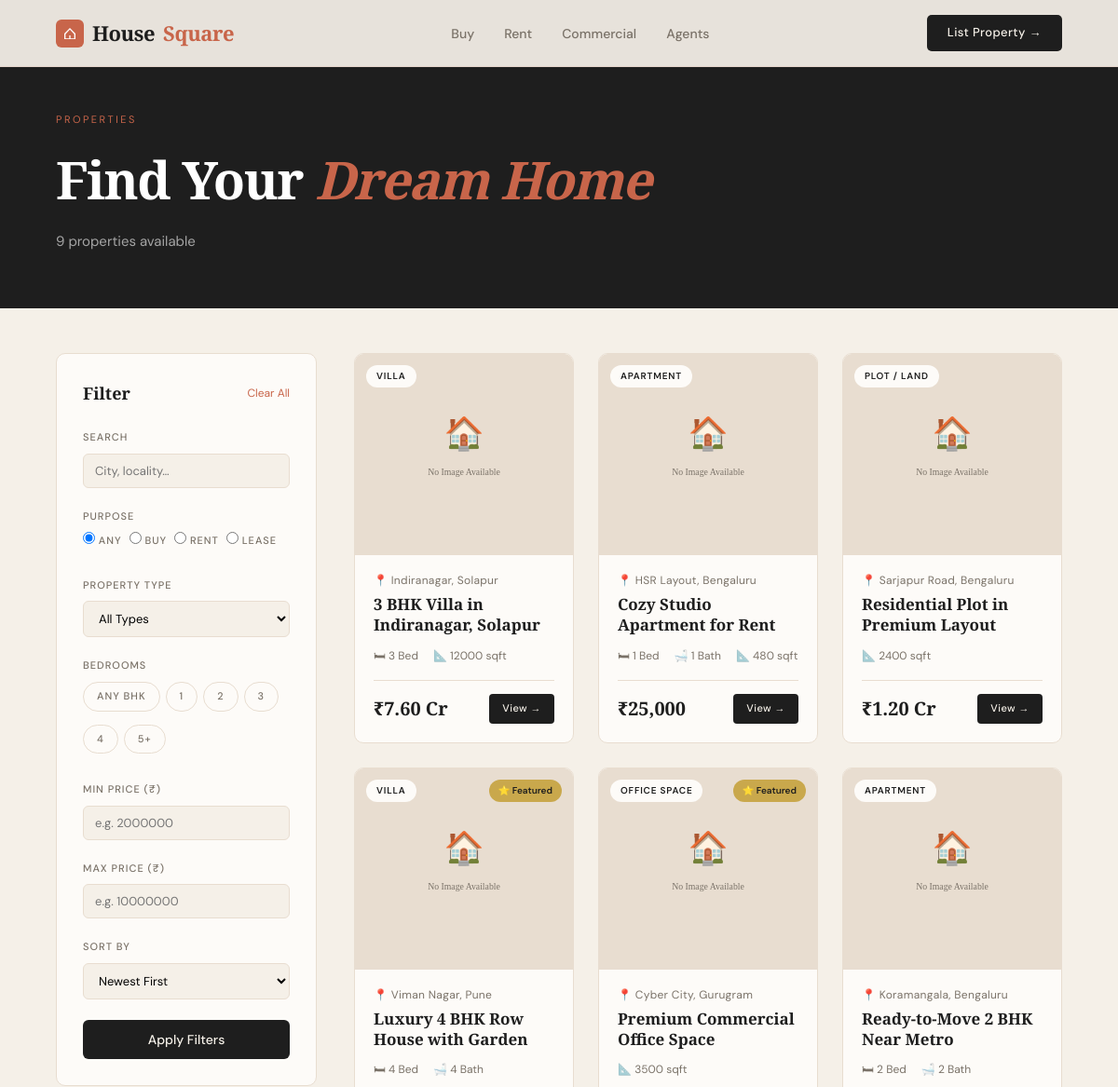
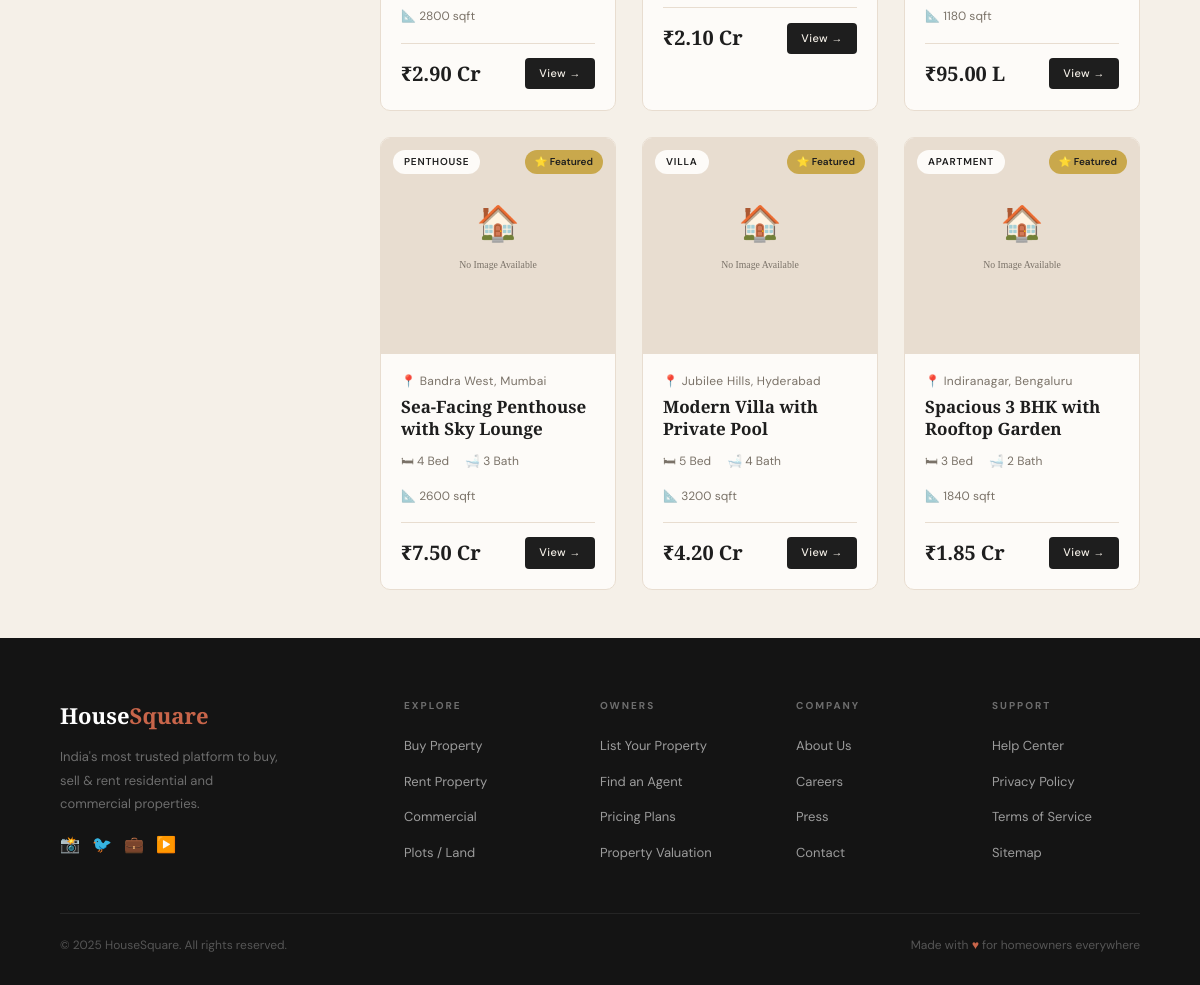
Page /properties/ on the committed database (2 pictures, top to bottom).
### listings/models.py (models this page shows, shortened)
class Property(models.Model):
    PROPERTY_TYPES = [
        ('apartment', 'Apartment'),
        ('villa',     'Villa'),
        ('plot',      'Plot / Land'),
        ('penthouse', 'Penthouse'),
        ('commercial','Commercial'),
        ('office',    'Office Space'),
        ('shop',      'Shop / Showroom'),
        ('warehouse', 'Warehouse'),
    ]
    LISTING_PURPOSE = [
        ('sale',  'For Sale'),
        ('rent',  'For Rent'),
        ('lease', 'For Lease'),
    ]
    STATUS_CHOICES = [
        ('available',  'Available'),
        ('under_offer','Under Offer'),
        ('sold',       'Sold'),
        ('rented',     'Rented'),
    ]
    FURNISHING = [
        ('unfurnished',       'Unfurnished'),
        ('semi_furnished',    'Semi-Furnished'),
        ('fully_furnished',   'Fully Furnished'),
    ]
    FACING = [
        ('north', 'North'),
        ('south', 'South'),
        ('east',  'East'),
        ('west',  'West'),
        ('ne',    'North-East'),
        ('nw',    'North-West'),
        ('se',    'South-East'),
        ('sw',    'South-West'),
    ]
    id             = models.UUIDField(primary_key=True, default=uuid.uuid4, editable=False)
    title          = models.CharField(max_length=200)
    slug           = models.SlugField(max_length=220, unique=True, blank=True)
    description    = models.TextField()
    property_type  = models.CharField(max_length=20, choices=PROPERTY_TYPES)
    purpose        = models.CharField(max_length=10, choices=LISTING_PURPOSE, default='sale')
    status         = models.CharField(max_length=15, choices=STATUS_CHOICES, default='available')
    address        = models.CharField(max_length=300)
    locality       = models.CharField(max_length=150)
    city           = models.ForeignKey(City, on_delete=models.SET_NULL, null=True)
    pincode        = models.CharField(max_length=10, blank=True)
    latitude       = models.DecimalField(max_digits=9, decimal_places=6, null=True, blank=True)
    longitude      = models.DecimalField(max_digits=9, decimal_places=6, null=True, blank=True)
    price          = models.DecimalField(max_digits=14, decimal_places=2)
    price_negotiable = models.BooleanField(default=False)
    maintenance_charges = models.DecimalField(max_digits=8, decimal_places=2, null=True, blank=True)
    bedrooms       = models.PositiveSmallIntegerField(null=True, blank=True)
    bathrooms      = models.PositiveSmallIntegerField(null=True, blank=True)
    balconies      = models.PositiveSmallIntegerField(null=True, blank=True)
    parking_spots  = models.PositiveSmallIntegerField(default=0)
    floor_number   = models.PositiveSmallIntegerField(null=True, blank=True)
    total_floors   = models.PositiveSmallIntegerField(null=True, blank=True)
    built_up_area  = models.DecimalField(max_digits=10, decimal_places=2, help_text='sqft')
    carpet_area    = models.DecimalField(max_digits=10, decimal_places=2, null=True, blank=True, help_text='sqft')
    plot_area      = models.DecimalField(max_digits=10, decimal_places=2, null=True, blank=True, help_text='sqft')
    furnishing     = models.CharField(max_length=20, choices=FURNISHING, default='unfurnished')
    facing         = models.CharField(max_length=5, choices=FACING, blank=True)
    age_of_property= models.PositiveSmallIntegerField(null=True, blank=True, help_text='years')
    has_gym        = models.BooleanField(default=False)
    has_pool       = models.BooleanField(default=False)
    has_security   = models.BooleanField(default=False)
    has_lift       = models.BooleanField(default=False)
    has_garden     = models.BooleanField(default=False)
    has_clubhouse  = models.BooleanField(default=False)
    has_power_backup = models.BooleanField(default=False)
    pet_friendly   = models.BooleanField(default=False)
    cover_image    = models.ImageField(upload_to='properties/', blank=True, null=True)
    agent          = models.ForeignKey(Agent, on_delete=models.SET_NULL, null=True, blank=True, related_name='properties')
    owner_name     = models.CharField(max_length=120, blank=True)
    owner_phone    = models.CharField(max_length=20, blank=True)
    owner_email    = models.EmailField(blank=True)
    is_featured    = models.BooleanField(default=False)
    is_verified    = models.BooleanField(default=False)
    views_count    = models.PositiveIntegerField(default=0)
    created_at     = models.DateTimeField(auto_now_add=True)
    updated_at     = models.DateTimeField(auto_now=True)
    class Meta:
        verbose_name_plural = "Properties"
        ordering = ['-created_at']
    def get_absolute_url(self):
        return reverse('listings:detail', kwargs={'slug': self.slug})
    @property
    def formatted_price(self):
        price = float(self.price)
        if price >= 10_000_000:
            return f"₹{price/10_000_000:.2f} Cr"
        elif price >= 100_000:
            return f"₹{price/100_000:.2f} L"
        else:
            return f"₹{price:,.0f}"

class City(models.Model):
    name = models.CharField(max_length=100)
    state = models.CharField(max_length=100)
    class Meta:
        verbose_name_plural = "Cities"
        ordering = ['name']

### listings/views.py (the view)
# urls.py: path('properties/',         views.listing_list,   name='list'),
def listing_list(request):
    form        = PropertySearchForm(request.GET or None)
    properties  = Property.objects.filter(status='available')
    if form.is_valid():
        q = form.cleaned_data.get('q')
        if q:
            properties = properties.filter(
                Q(title__icontains=q) |
                Q(locality__icontains=q) |
                Q(city__name__icontains=q) |
                Q(description__icontains=q)
            )
        ptype = form.cleaned_data.get('property_type')
        if ptype:
            properties = properties.filter(property_type=ptype)
        purpose = form.cleaned_data.get('purpose')
        if purpose:
            properties = properties.filter(purpose=purpose)
        bedrooms = form.cleaned_data.get('bedrooms')
        if bedrooms:
            if bedrooms == '5':
                properties = properties.filter(bedrooms__gte=5)
            else:
                properties = properties.filter(bedrooms=int(bedrooms))
        min_price = form.cleaned_data.get('min_price')
        if min_price:
            properties = properties.filter(price__gte=min_price)
        max_price = form.cleaned_data.get('max_price')
        if max_price:
            properties = properties.filter(price__lte=max_price)
        sort = form.cleaned_data.get('sort') or '-created_at'
        properties = properties.order_by(sort)
    else:
        properties = properties.order_by('-created_at')
    paginator = Paginator(properties, 9)
    page_obj  = paginator.get_page(request.GET.get('page'))
    return render(request, 'listings/listing_list.html', {
        'form':     form,
        'page_obj': page_obj,
        'total':    properties.count(),
    })

### listings/forms.py
class PropertySearchForm(forms.Form):
    SORT_CHOICES = [
        ('-created_at', 'Newest First'),
        ('price',       'Price: Low to High'),
        ('-price',      'Price: High to Low'),
        ('-views_count','Most Viewed'),
    ]
    q             = forms.CharField(required=False, label='Search', widget=forms.TextInput(attrs={'placeholder': 'City, locality, or keyword…'}))
    property_type = forms.ChoiceField(required=False, choices=[('', 'All Types')] + Property.PROPERTY_TYPES)
    purpose       = forms.ChoiceField(required=False, choices=[('', 'Buy / Rent')] + Property.LISTING_PURPOSE)
    bedrooms      = forms.ChoiceField(required=False, choices=[('', 'Any BHK'), ('1','1'), ('2','2'), ('3','3'), ('4','4'), ('5','5+')])
    min_price     = forms.DecimalField(required=False, label='Min Price')
    max_price     = forms.DecimalField(required=False, label='Max Price')
    sort          = forms.ChoiceField(required=False, choices=SORT_CHOICES)

### templates/listings/listing_list.html (shortened to what this page needs)
{% extends 'base.html' %}
{% load static %}
{% block content %}
<div class="page-hero-small">
  <div>
    <div class="section-tag">Properties</div>
    <h1 class="page-title">Find Your <em>Dream Home</em></h1>
    <p class="page-sub">{{ total }} propert{{ total|pluralize:"y,ies" }} available</p>
  </div>
</div>
<div class="list-layout">
  <aside class="filter-sidebar">
    <div class="sidebar-header">
      <h3>Filter</h3>
      <a href="{% url 'listings:list' %}" class="clear-filters">Clear All</a>
    </div>
    <form method="get" action="{% url 'listings:list' %}" id="filterForm">
      <div class="filter-group">
        <label>Search</label>
        <input type="text" name="q" value="{{ form.q.value|default:'' }}" placeholder="City, locality…" class="filter-input">
      </div>
      <div class="filter-group">
        <label>Purpose</label>
        <div class="radio-group">
          <label class="radio-opt"><input type="radio" name="purpose" value="" {% if not form.purpose.value %}checked{% endif %}> Any</label>
          <label class="radio-opt"><input type="radio" name="purpose" value="sale" {% if form.purpose.value == 'sale' %}checked{% endif %}> Buy</label>
          <label class="radio-opt"><input type="radio" name="purpose" value="rent" {% if form.purpose.value == 'rent' %}checked{% endif %}> Rent</label>
          <label class="radio-opt"><input type="radio" name="purpose" value="lease" {% if form.purpose.value == 'lease' %}checked{% endif %}> Lease</label>
        </div>
      </div>
      <div class="filter-group">
        <label>Property Type</label>
        <select name="property_type" class="filter-select" onchange="this.form.submit()">
          <option value="">All Types</option>
        </select>
      </div>
      <div class="filter-group">
        <label>Bedrooms</label>
        <div class="bhk-options">
          {% for val, label in form.fields.bedrooms.choices %}
          <label class="bhk-opt {% if form.bedrooms.value == val %}active{% endif %}">
            {{ label }}
          </label>
          {% endfor %}
        </div>
      </div>
      <div class="filter-group">
        <label>Min Price (₹)</label>
        <input type="number" name="min_price" value="{{ form.min_price.value|default:'' }}" placeholder="e.g. 2000000" class="filter-input">
      </div>
      <div class="filter-group">
        <label>Max Price (₹)</label>
        <input type="number" name="max_price" value="{{ form.max_price.value|default:'' }}" placeholder="e.g. 10000000" class="filter-input">
      </div>
      <div class="filter-group">
        <label>Sort By</label>
        <select name="sort" class="filter-select">
          <option value="-created_at" {% if form.sort.value == '-created_at' %}selected{% endif %}>Newest First</option>
        </select>
      </div>
      <button type="submit" class="filter-apply-btn">Apply Filters</button>
    </form>
  </aside>
  <div class="list-main">
    {% if page_obj.object_list %}
      <div class="listings-grid">
        {% for prop in page_obj %}
        <div class="listing-card">
          <a href="{{ prop.get_absolute_url }}" class="card-link">
            <div class="card-img">
              {% if prop.cover_image %}
                <img src="{{ prop.cover_image.url }}" alt="{{ prop.title }}" loading="lazy">
              {% else %}
                <img src="{% static 'assets/images/placeholder.svg' %}" alt="{{ prop.title }}" loading="lazy">
              {% endif %}
              <span class="card-type-badge">{{ prop.get_property_type_display }}</span>
              {% if prop.is_featured %}<span class="card-featured-badge">⭐ Featured</span>{% endif %}
            </div>
            <div class="card-body">
              <div class="card-address">📍 {{ prop.locality }}{% if prop.city %}, {{ prop.city.name }}{% endif %}</div>
              <div class="card-title">{{ prop.title }}</div>
              <div class="card-features">
                {% if prop.bedrooms %}<span class="feat">🛏 {{ prop.bedrooms }} Bed</span>{% endif %}
                {% if prop.bathrooms %}<span class="feat">🛁 {{ prop.bathrooms }} Bath</span>{% endif %}
                {% if prop.built_up_area %}<span class="feat">📐 {{ prop.built_up_area|floatformat:0 }} sqft</span>{% endif %}
              </div>
              <div class="card-footer">
                <div class="card-price-tag">{{ prop.formatted_price }}</div>
                <span class="card-btn">View →</span>
              </div>
            </div>
          </a>
        </div>
        {% endfor %}
      </div>
    {% endif %}
  </div>
</div>
{% endblock %}

### templates/base.html (shortened to what this page needs)
{% load static %}
<!DOCTYPE html>
<html lang="en">
<head>
  <link rel="stylesheet" href="{% static 'css/style.css' %}">
</head>
<body>
  {% include 'includes/navbar.html' %}
  <main>
    {% block content %}{% endblock %}
  </main>
  {% include 'includes/footer.html' %}
</body>
</html>

### templates/includes/navbar.html (shortened to what this page needs)
{% load static %}
<nav class="navbar" id="navbar">
  <a href="{% url 'listings:home' %}" class="logo">
    <div class="logo-icon">
      <svg viewBox="0 0 24 24" fill="white"><path d="M3 12L12 3l9 9v9H3V12zm2 1v7h6v-5h2v5h6v-7L12 5.5 5 13z"/></svg>
    </div>
    House<span>Square</span>
  </a>
  <ul class="nav-links" id="navLinks">
    <li><a href="{% url 'listings:list' %}?purpose=sale">Buy</a></li>
    <li><a href="{% url 'listings:list' %}?purpose=rent">Rent</a></li>
    <li><a href="{% url 'listings:list' %}?property_type=commercial">Commercial</a></li>
    <li><a href="{% url 'listings:agents' %}">Agents</a></li>
  </ul>
  <div class="nav-actions">
    <a href="{% url 'listings:enlist' %}" class="nav-cta">List Property →</a>
  </div>
</nav>

### templates/includes/footer.html
{% load static %}
<footer class="footer">
  <div class="footer-top">
    <div class="footer-brand">
      <div class="footer-logo">House<span>Square</span></div>
      <p class="footer-desc">India's most trusted platform to buy, sell &amp; rent residential and commercial properties.</p>
      <div class="footer-socials">
        <a href="#" aria-label="Instagram">📸</a>
        <a href="#" aria-label="Twitter">🐦</a>
        <a href="#" aria-label="LinkedIn">💼</a>
        <a href="#" aria-label="YouTube">▶️</a>
      </div>
    </div>
    <div class="footer-col">
      <h4>Explore</h4>
      <ul>
        <li><a href="{% url 'listings:list' %}?purpose=sale">Buy Property</a></li>
        <li><a href="{% url 'listings:list' %}?purpose=rent">Rent Property</a></li>
        <li><a href="{% url 'listings:list' %}?property_type=commercial">Commercial</a></li>
        <li><a href="{% url 'listings:list' %}?property_type=plot">Plots / Land</a></li>
      </ul>
    </div>
    <div class="footer-col">
      <h4>Owners</h4>
      <ul>
        <li><a href="{% url 'listings:enlist' %}">List Your Property</a></li>
        <li><a href="{% url 'listings:agents' %}">Find an Agent</a></li>
        <li><a href="#">Pricing Plans</a></li>
        <li><a href="#">Property Valuation</a></li>
      </ul>
    </div>
    <div class="footer-col">
      <h4>Company</h4>
      <ul>
        <li><a href="#">About Us</a></li>
        <li><a href="#">Careers</a></li>
        <li><a href="#">Press</a></li>
        <li><a href="#">Contact</a></li>
      </ul>
    </div>
    <div class="footer-col">
      <h4>Support</h4>
      <ul>
        <li><a href="#">Help Center</a></li>
        <li><a href="#">Privacy Policy</a></li>
        <li><a href="#">Terms of Service</a></li>
        <li><a href="#">Sitemap</a></li>
      </ul>
    </div>
  </div>
  <div class="footer-bottom">
    <div class="footer-copy">© 2025 HouseSquare. All rights reserved.</div>
    <div class="footer-mark">Made with <span>♥</span> for homeowners everywhere</div>
  </div>
</footer>

### rows in the picture
Property: property_type "VILLA", locality "Indiranagar", city.name "Solapur", title "3 BHK Villa in Indiranagar, Solapur", bedrooms "3", built_up_area "12000", formatted_price "₹7.60 Cr"
Property: property_type "APARTMENT", locality "HSR Layout", city.name "Bengaluru", title "Cozy Studio Apartment for Rent", bedrooms "1", bathrooms "1", built_up_area "480", formatted_price "₹25,000"
Property: property_type "PLOT / LAND", locality "Sarjapur Road", city.name "Bengaluru", title "Residential Plot in Premium Layout", built_up_area "2400", formatted_price "₹1.20 Cr"
Property: property_type "VILLA", is_featured "⭐ Featured", locality "Viman Nagar", city.name "Pune", title "Luxury 4 BHK Row House with Garden", bedrooms "4", bathrooms "4", built_up_area "2800", formatted_price "₹2.90 Cr"
Property: property_type "OFFICE SPACE", is_featured "⭐ Featured", locality "Cyber City", city.name "Gurugram", title "Premium Commercial Office Space", built_up_area "3500", formatted_price "₹2.10 Cr"
Property: property_type "APARTMENT", locality "Koramangala", city.name "Bengaluru", title "Ready-to-Move 2 BHK Near Metro", bedrooms "2", bathrooms "2", built_up_area "1180", formatted_price "₹95.00 L"
Property: property_type "PENTHOUSE", is_featured "⭐ Featured", locality "Bandra West", city.name "Mumbai", title "Sea-Facing Penthouse with Sky Lounge", bedrooms "4", bathrooms "3", built_up_area "2600", formatted_price "₹7.50 Cr"
Property: property_type "VILLA", is_featured "⭐ Featured", locality "Jubilee Hills", city.name "Hyderabad", title "Modern Villa with Private Pool", bedrooms "5", bathrooms "4", built_up_area "3200", formatted_price "₹4.20 Cr"
Property: property_type "APARTMENT", is_featured "⭐ Featured", locality "Indiranagar", city.name "Bengaluru", title "Spacious 3 BHK with Rooftop Garden", bedrooms "3", bathrooms "2", built_up_area "1840", formatted_price "₹1.85 Cr"

### other values in the picture
{{ total }} "9"
{{ label }} "ANY BHK" "1" "2" "3" "4" "5+"
